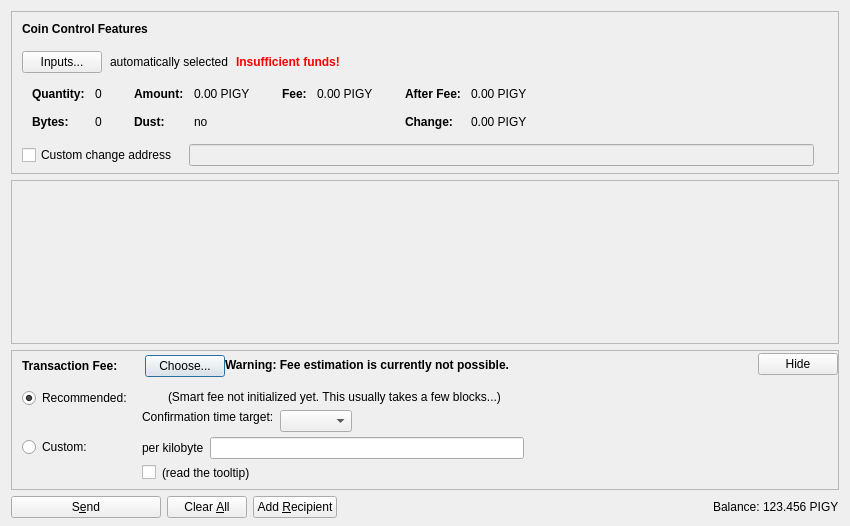
<?xml version="1.0" encoding="UTF-8"?>
<ui version="4.0">
 <class>SendCoinsDialog</class>
 <widget class="QDialog" name="SendCoinsDialog">
  <property name="geometry">
   <rect>
    <x>0</x>
    <y>0</y>
    <width>850</width>
    <height>526</height>
   </rect>
  </property>
  <property name="windowTitle">
   <string>Send Coins</string>
  </property>
  <layout class="QVBoxLayout" name="verticalLayout" stretch="0,1,0,0">
   <property name="bottomMargin">
    <number>8</number>
   </property>
   <item>
    <widget class="QFrame" name="frameCoinControl">
     <property name="sizePolicy">
      <sizepolicy hsizetype="Expanding" vsizetype="Expanding">
       <horstretch>0</horstretch>
       <verstretch>0</verstretch>
      </sizepolicy>
     </property>
     <property name="maximumSize">
      <size>
       <width>16777215</width>
       <height>16777215</height>
      </size>
     </property>
     <property name="frameShape">
      <enum>QFrame::StyledPanel</enum>
     </property>
     <property name="frameShadow">
      <enum>QFrame::Sunken</enum>
     </property>
     <layout class="QVBoxLayout" name="verticalLayoutCoinControl2">
      <property name="spacing">
       <number>0</number>
      </property>
      <property name="leftMargin">
       <number>0</number>
      </property>
      <property name="topMargin">
       <number>0</number>
      </property>
      <property name="rightMargin">
       <number>0</number>
      </property>
      <property name="bottomMargin">
       <number>6</number>
      </property>
      <item>
       <layout class="QVBoxLayout" name="verticalLayoutCoinControl" stretch="0,0,0,0,1">
        <property name="spacing">
         <number>0</number>
        </property>
        <property name="leftMargin">
         <number>10</number>
        </property>
        <property name="topMargin">
         <number>10</number>
        </property>
        <item>
         <layout class="QHBoxLayout" name="horizontalLayoutCoinControl1">
          <property name="bottomMargin">
           <number>15</number>
          </property>
          <item>
           <widget class="QLabel" name="labelCoinControlFeatures">
            <property name="sizePolicy">
             <sizepolicy hsizetype="Preferred" vsizetype="Maximum">
              <horstretch>0</horstretch>
              <verstretch>0</verstretch>
             </sizepolicy>
            </property>
            <property name="font">
             <font>
              <weight>75</weight>
              <bold>true</bold>
             </font>
            </property>
            <property name="styleSheet">
             <string notr="true">font-weight:bold;</string>
            </property>
            <property name="text">
             <string>Coin Control Features</string>
            </property>
           </widget>
          </item>
         </layout>
        </item>
        <item>
         <layout class="QHBoxLayout" name="horizontalLayoutCoinControl2" stretch="0,0,0,0">
          <property name="spacing">
           <number>8</number>
          </property>
          <property name="bottomMargin">
           <number>10</number>
          </property>
          <item>
           <widget class="QPushButton" name="pushButtonCoinControl">
            <property name="styleSheet">
             <string notr="true"/>
            </property>
            <property name="text">
             <string>Inputs...</string>
            </property>
            <property name="autoDefault">
             <bool>false</bool>
            </property>
           </widget>
          </item>
          <item>
           <widget class="QLabel" name="labelCoinControlAutomaticallySelected">
            <property name="text">
             <string>automatically selected</string>
            </property>
            <property name="margin">
             <number>5</number>
            </property>
           </widget>
          </item>
          <item>
           <widget class="QLabel" name="labelCoinControlInsuffFunds">
            <property name="font">
             <font>
              <weight>75</weight>
              <bold>true</bold>
             </font>
            </property>
            <property name="styleSheet">
             <string notr="true">color:red;font-weight:bold;</string>
            </property>
            <property name="text">
             <string>Insufficient funds!</string>
            </property>
            <property name="margin">
             <number>5</number>
            </property>
           </widget>
          </item>
          <item>
           <spacer name="horizontalSpacerCoinControl">
            <property name="orientation">
             <enum>Qt::Horizontal</enum>
            </property>
            <property name="sizeHint" stdset="0">
             <size>
              <width>40</width>
              <height>1</height>
             </size>
            </property>
           </spacer>
          </item>
         </layout>
        </item>
        <item>
         <widget class="QWidget" name="widgetCoinControl" native="true">
          <property name="sizePolicy">
           <sizepolicy hsizetype="Preferred" vsizetype="Preferred">
            <horstretch>0</horstretch>
            <verstretch>0</verstretch>
           </sizepolicy>
          </property>
          <property name="minimumSize">
           <size>
            <width>0</width>
            <height>0</height>
           </size>
          </property>
          <property name="styleSheet">
           <string notr="true"/>
          </property>
          <layout class="QHBoxLayout" name="horizontalLayoutCoinControl5">
           <property name="leftMargin">
            <number>0</number>
           </property>
           <property name="topMargin">
            <number>0</number>
           </property>
           <property name="rightMargin">
            <number>0</number>
           </property>
           <property name="bottomMargin">
            <number>0</number>
           </property>
           <item>
            <layout class="QHBoxLayout" name="horizontalLayoutCoinControl3" stretch="0,0,0,1">
             <property name="spacing">
              <number>20</number>
             </property>
             <property name="topMargin">
              <number>0</number>
             </property>
             <property name="bottomMargin">
              <number>10</number>
             </property>
             <item>
              <layout class="QFormLayout" name="formLayoutCoinControl1">
               <property name="horizontalSpacing">
                <number>10</number>
               </property>
               <property name="verticalSpacing">
                <number>14</number>
               </property>
               <property name="leftMargin">
                <number>10</number>
               </property>
               <property name="topMargin">
                <number>4</number>
               </property>
               <property name="rightMargin">
                <number>6</number>
               </property>
               <item row="0" column="0">
                <widget class="QLabel" name="labelCoinControlQuantityText">
                 <property name="font">
                  <font>
                   <weight>75</weight>
                   <bold>true</bold>
                  </font>
                 </property>
                 <property name="text">
                  <string>Quantity:</string>
                 </property>
                 <property name="margin">
                  <number>0</number>
                 </property>
                </widget>
               </item>
               <item row="0" column="1">
                <widget class="QLabel" name="labelCoinControlQuantity">
                 <property name="cursor">
                  <cursorShape>IBeamCursor</cursorShape>
                 </property>
                 <property name="contextMenuPolicy">
                  <enum>Qt::ActionsContextMenu</enum>
                 </property>
                 <property name="text">
                  <string notr="true">0</string>
                 </property>
                 <property name="margin">
                  <number>0</number>
                 </property>
                 <property name="textInteractionFlags">
                  <set>Qt::LinksAccessibleByMouse|Qt::TextSelectableByKeyboard|Qt::TextSelectableByMouse</set>
                 </property>
                </widget>
               </item>
               <item row="1" column="0">
                <widget class="QLabel" name="labelCoinControlBytesText">
                 <property name="font">
                  <font>
                   <weight>75</weight>
                   <bold>true</bold>
                  </font>
                 </property>
                 <property name="text">
                  <string>Bytes:</string>
                 </property>
                </widget>
               </item>
               <item row="1" column="1">
                <widget class="QLabel" name="labelCoinControlBytes">
                 <property name="cursor">
                  <cursorShape>IBeamCursor</cursorShape>
                 </property>
                 <property name="contextMenuPolicy">
                  <enum>Qt::ActionsContextMenu</enum>
                 </property>
                 <property name="text">
                  <string notr="true">0</string>
                 </property>
                 <property name="textInteractionFlags">
                  <set>Qt::LinksAccessibleByMouse|Qt::TextSelectableByKeyboard|Qt::TextSelectableByMouse</set>
                 </property>
                </widget>
               </item>
              </layout>
             </item>
             <item>
              <layout class="QFormLayout" name="formLayoutCoinControl2">
               <property name="horizontalSpacing">
                <number>10</number>
               </property>
               <property name="verticalSpacing">
                <number>14</number>
               </property>
               <property name="leftMargin">
                <number>6</number>
               </property>
               <property name="topMargin">
                <number>4</number>
               </property>
               <property name="rightMargin">
                <number>6</number>
               </property>
               <item row="0" column="0">
                <widget class="QLabel" name="labelCoinControlAmountText">
                 <property name="font">
                  <font>
                   <weight>75</weight>
                   <bold>true</bold>
                  </font>
                 </property>
                 <property name="text">
                  <string>Amount:</string>
                 </property>
                 <property name="margin">
                  <number>0</number>
                 </property>
                </widget>
               </item>
               <item row="0" column="1">
                <widget class="QLabel" name="labelCoinControlAmount">
                 <property name="cursor">
                  <cursorShape>IBeamCursor</cursorShape>
                 </property>
                 <property name="contextMenuPolicy">
                  <enum>Qt::ActionsContextMenu</enum>
                 </property>
                 <property name="text">
                  <string notr="true">0.00 PIGY</string>
                 </property>
                 <property name="textInteractionFlags">
                  <set>Qt::LinksAccessibleByMouse|Qt::TextSelectableByKeyboard|Qt::TextSelectableByMouse</set>
                 </property>
                </widget>
               </item>
               <item row="1" column="0">
                <widget class="QLabel" name="labelCoinControlLowOutputText">
                 <property name="font">
                  <font>
                   <weight>75</weight>
                   <bold>true</bold>
                  </font>
                 </property>
                 <property name="text">
                  <string>Dust:</string>
                 </property>
                </widget>
               </item>
               <item row="1" column="1">
                <widget class="QLabel" name="labelCoinControlLowOutput">
                 <property name="cursor">
                  <cursorShape>IBeamCursor</cursorShape>
                 </property>
                 <property name="contextMenuPolicy">
                  <enum>Qt::ActionsContextMenu</enum>
                 </property>
                 <property name="text">
                  <string notr="true">no</string>
                 </property>
                 <property name="textInteractionFlags">
                  <set>Qt::LinksAccessibleByMouse|Qt::TextSelectableByKeyboard|Qt::TextSelectableByMouse</set>
                 </property>
                </widget>
               </item>
              </layout>
             </item>
             <item>
              <layout class="QFormLayout" name="formLayoutCoinControl3">
               <property name="horizontalSpacing">
                <number>10</number>
               </property>
               <property name="verticalSpacing">
                <number>14</number>
               </property>
               <property name="leftMargin">
                <number>6</number>
               </property>
               <property name="topMargin">
                <number>4</number>
               </property>
               <property name="rightMargin">
                <number>6</number>
               </property>
               <item row="0" column="0">
                <widget class="QLabel" name="labelCoinControlFeeText">
                 <property name="font">
                  <font>
                   <weight>75</weight>
                   <bold>true</bold>
                  </font>
                 </property>
                 <property name="text">
                  <string>Fee:</string>
                 </property>
                 <property name="margin">
                  <number>0</number>
                 </property>
                </widget>
               </item>
               <item row="0" column="1">
                <widget class="QLabel" name="labelCoinControlFee">
                 <property name="cursor">
                  <cursorShape>IBeamCursor</cursorShape>
                 </property>
                 <property name="contextMenuPolicy">
                  <enum>Qt::ActionsContextMenu</enum>
                 </property>
                 <property name="text">
                  <string notr="true">0.00 PIGY</string>
                 </property>
                 <property name="textInteractionFlags">
                  <set>Qt::LinksAccessibleByMouse|Qt::TextSelectableByKeyboard|Qt::TextSelectableByMouse</set>
                 </property>
                </widget>
               </item>
              </layout>
             </item>
             <item>
              <layout class="QFormLayout" name="formLayoutCoinControl4">
               <property name="horizontalSpacing">
                <number>10</number>
               </property>
               <property name="verticalSpacing">
                <number>14</number>
               </property>
               <property name="leftMargin">
                <number>6</number>
               </property>
               <property name="topMargin">
                <number>4</number>
               </property>
               <property name="rightMargin">
                <number>6</number>
               </property>
               <item row="0" column="0">
                <widget class="QLabel" name="labelCoinControlAfterFeeText">
                 <property name="font">
                  <font>
                   <weight>75</weight>
                   <bold>true</bold>
                  </font>
                 </property>
                 <property name="text">
                  <string>After Fee:</string>
                 </property>
                 <property name="margin">
                  <number>0</number>
                 </property>
                </widget>
               </item>
               <item row="0" column="1">
                <widget class="QLabel" name="labelCoinControlAfterFee">
                 <property name="cursor">
                  <cursorShape>IBeamCursor</cursorShape>
                 </property>
                 <property name="contextMenuPolicy">
                  <enum>Qt::ActionsContextMenu</enum>
                 </property>
                 <property name="text">
                  <string notr="true">0.00 PIGY</string>
                 </property>
                 <property name="textInteractionFlags">
                  <set>Qt::LinksAccessibleByMouse|Qt::TextSelectableByKeyboard|Qt::TextSelectableByMouse</set>
                 </property>
                </widget>
               </item>
               <item row="1" column="0">
                <widget class="QLabel" name="labelCoinControlChangeText">
                 <property name="font">
                  <font>
                   <weight>75</weight>
                   <bold>true</bold>
                  </font>
                 </property>
                 <property name="text">
                  <string>Change:</string>
                 </property>
                </widget>
               </item>
               <item row="1" column="1">
                <widget class="QLabel" name="labelCoinControlChange">
                 <property name="cursor">
                  <cursorShape>IBeamCursor</cursorShape>
                 </property>
                 <property name="contextMenuPolicy">
                  <enum>Qt::ActionsContextMenu</enum>
                 </property>
                 <property name="text">
                  <string notr="true">0.00 PIGY</string>
                 </property>
                 <property name="textInteractionFlags">
                  <set>Qt::LinksAccessibleByMouse|Qt::TextSelectableByKeyboard|Qt::TextSelectableByMouse</set>
                 </property>
                </widget>
               </item>
              </layout>
             </item>
            </layout>
           </item>
          </layout>
         </widget>
        </item>
        <item>
         <layout class="QHBoxLayout" name="horizontalLayoutCoinControl4" stretch="0,0,0">
          <property name="spacing">
           <number>12</number>
          </property>
          <property name="sizeConstraint">
           <enum>QLayout::SetDefaultConstraint</enum>
          </property>
          <property name="topMargin">
           <number>5</number>
          </property>
          <property name="rightMargin">
           <number>5</number>
          </property>
          <item>
           <widget class="QCheckBox" name="checkBoxCoinControlChange">
            <property name="toolTip">
             <string>If this is activated, but the change address is empty or invalid, change will be sent to a newly generated address.</string>
            </property>
            <property name="text">
             <string>Custom change address</string>
            </property>
           </widget>
          </item>
          <item>
           <widget class="QValidatedLineEdit" name="lineEditCoinControlChange">
            <property name="enabled">
             <bool>false</bool>
            </property>
            <property name="sizePolicy">
             <sizepolicy hsizetype="Expanding" vsizetype="Fixed">
              <horstretch>0</horstretch>
              <verstretch>0</verstretch>
             </sizepolicy>
            </property>
           </widget>
          </item>
          <item>
           <widget class="QLabel" name="labelCoinControlChangeLabel">
            <property name="sizePolicy">
             <sizepolicy hsizetype="Preferred" vsizetype="Expanding">
              <horstretch>0</horstretch>
              <verstretch>0</verstretch>
             </sizepolicy>
            </property>
            <property name="minimumSize">
             <size>
              <width>0</width>
              <height>0</height>
             </size>
            </property>
            <property name="text">
             <string/>
            </property>
            <property name="margin">
             <number>3</number>
            </property>
           </widget>
          </item>
         </layout>
        </item>
        <item>
         <spacer name="verticalSpacerCoinControl">
          <property name="orientation">
           <enum>Qt::Vertical</enum>
          </property>
          <property name="sizeHint" stdset="0">
           <size>
            <width>800</width>
            <height>1</height>
           </size>
          </property>
         </spacer>
        </item>
       </layout>
      </item>
     </layout>
    </widget>
   </item>
   <item>
    <widget class="QScrollArea" name="scrollArea">
     <property name="widgetResizable">
      <bool>true</bool>
     </property>
     <widget class="QWidget" name="scrollAreaWidgetContents">
      <property name="geometry">
       <rect>
        <x>0</x>
        <y>0</y>
        <width>830</width>
        <height>104</height>
       </rect>
      </property>
      <layout class="QVBoxLayout" name="verticalLayout_2" stretch="0,1">
       <property name="leftMargin">
        <number>0</number>
       </property>
       <property name="topMargin">
        <number>0</number>
       </property>
       <property name="rightMargin">
        <number>0</number>
       </property>
       <property name="bottomMargin">
        <number>0</number>
       </property>
       <item>
        <layout class="QVBoxLayout" name="entries">
         <property name="spacing">
          <number>6</number>
         </property>
        </layout>
       </item>
       <item>
        <spacer name="verticalSpacer">
         <property name="orientation">
          <enum>Qt::Vertical</enum>
         </property>
         <property name="sizeHint" stdset="0">
          <size>
           <width>20</width>
           <height>40</height>
          </size>
         </property>
        </spacer>
       </item>
      </layout>
     </widget>
    </widget>
   </item>
   <item>
    <widget class="QFrame" name="frameFee">
     <property name="sizePolicy">
      <sizepolicy hsizetype="Expanding" vsizetype="Expanding">
       <horstretch>0</horstretch>
       <verstretch>0</verstretch>
      </sizepolicy>
     </property>
     <property name="maximumSize">
      <size>
       <width>16777215</width>
       <height>16777215</height>
      </size>
     </property>
     <property name="frameShape">
      <enum>QFrame::StyledPanel</enum>
     </property>
     <property name="frameShadow">
      <enum>QFrame::Sunken</enum>
     </property>
     <layout class="QVBoxLayout" name="verticalLayoutFee1">
      <property name="spacing">
       <number>0</number>
      </property>
      <property name="leftMargin">
       <number>0</number>
      </property>
      <property name="topMargin">
       <number>0</number>
      </property>
      <property name="rightMargin">
       <number>0</number>
      </property>
      <property name="bottomMargin">
       <number>0</number>
      </property>
      <item>
       <layout class="QVBoxLayout" name="verticalLayoutFee2" stretch="0,0,0">
        <property name="spacing">
         <number>0</number>
        </property>
        <property name="leftMargin">
         <number>10</number>
        </property>
        <property name="topMargin">
         <number>0</number>
        </property>
        <item>
         <layout class="QHBoxLayout" name="horizontalLayoutFee1">
          <property name="bottomMargin">
           <number>0</number>
          </property>
          <item>
           <layout class="QVBoxLayout" name="verticalLayoutFee7">
            <property name="spacing">
             <number>0</number>
            </property>
            <item>
             <spacer name="verticalSpacerSmartFee">
              <property name="orientation">
               <enum>Qt::Vertical</enum>
              </property>
              <property name="sizeType">
               <enum>QSizePolicy::Fixed</enum>
              </property>
              <property name="sizeHint" stdset="0">
               <size>
                <width>1</width>
                <height>4</height>
               </size>
              </property>
             </spacer>
            </item>
            <item>
             <layout class="QHBoxLayout" name="horizontalLayoutSmartFee">
              <property name="spacing">
               <number>10</number>
              </property>
              <item>
               <widget class="QLabel" name="labelFeeHeadline">
                <property name="sizePolicy">
                 <sizepolicy hsizetype="Preferred" vsizetype="Maximum">
                  <horstretch>0</horstretch>
                  <verstretch>0</verstretch>
                 </sizepolicy>
                </property>
                <property name="font">
                 <font>
                  <weight>75</weight>
                  <bold>true</bold>
                 </font>
                </property>
                <property name="styleSheet">
                 <string notr="true">font-weight:bold;</string>
                </property>
                <property name="text">
                 <string>Transaction Fee:</string>
                </property>
               </widget>
              </item>
              <item>
               <widget class="QLabel" name="labelFeeMinimized">
                <property name="text">
                 <string/>
                </property>
               </widget>
              </item>
              <item>
               <widget class="QPushButton" name="buttonChooseFee">
                <property name="text">
                 <string>Choose...</string>
                </property>
               </widget>
              </item>
             </layout>
            </item>
            <item>
             <spacer name="verticalSpacer_5">
              <property name="orientation">
               <enum>Qt::Vertical</enum>
              </property>
              <property name="sizeHint" stdset="0">
               <size>
                <width>1</width>
                <height>1</height>
               </size>
              </property>
             </spacer>
            </item>
           </layout>
          </item>
          <item>
           <widget class="QLabel" name="fallbackFeeWarningLabel">
            <property name="toolTip">
             <string>Using the fallbackfee can result in sending a transaction that will take several hours or days (or never) to confirm. Consider choosing your fee manually or wait until you have validated the complete chain.</string>
            </property>
            <property name="font">
            <font>
                <weight>75</weight>
                <bold>true</bold>
            </font>
            </property>
            <property name="text">
             <string>Warning: Fee estimation is currently not possible.</string>
            </property>
            <property name="wordWrap">
             <bool>false</bool>
            </property>
           </widget>
          </item>
          <item>
           <spacer name="horizontalSpacer_4">
            <property name="orientation">
             <enum>Qt::Horizontal</enum>
            </property>
            <property name="sizeType">
             <enum>QSizePolicy::MinimumExpanding</enum>
            </property>
            <property name="sizeHint" stdset="0">
             <size>
              <width>40</width>
              <height>20</height>
             </size>
            </property>
           </spacer>
          </item>
          <item>
           <widget class="QPushButton" name="buttonMinimizeFee">
            <property name="toolTip">
             <string>collapse fee-settings</string>
            </property>
            <property name="text">
             <string>Hide</string>
            </property>
           </widget>
          </item>
         </layout>
        </item>
        <item>
         <widget class="QFrame" name="frameFeeSelection">
          <layout class="QVBoxLayout" name="verticalLayoutFee12">
           <property name="spacing">
            <number>0</number>
           </property>
           <property name="leftMargin">
            <number>0</number>
           </property>
           <property name="topMargin">
            <number>0</number>
           </property>
           <property name="rightMargin">
            <number>0</number>
           </property>
           <property name="bottomMargin">
            <number>0</number>
           </property>
           <item>
            <layout class="QGridLayout" name="gridLayoutFee">
             <property name="topMargin">
              <number>10</number>
             </property>
             <property name="bottomMargin">
              <number>4</number>
             </property>
             <property name="horizontalSpacing">
              <number>10</number>
             </property>
             <property name="verticalSpacing">
              <number>4</number>
             </property>
             <item row="1" column="1">
              <layout class="QVBoxLayout" name="verticalLayoutFee8">
               <property name="spacing">
                <number>6</number>
               </property>
               <item>
                <layout class="QHBoxLayout" name="horizontalLayoutFee13">
                 <item>
                  <widget class="QLabel" name="labelCustomPerKilobyte">
                   <property name="toolTip">
                    <string>Specify a custom fee per kB (1,000 bytes) of the transaction's virtual size.

Note:  Since the fee is calculated on a per-byte basis, a fee of "100 satoshis per kB" for a transaction size of 500 bytes (half of 1 kB) would ultimately yield a fee of only 50 satoshis.</string>
                   </property>
                   <property name="text">
                    <string>per kilobyte</string>
                   </property>
                  </widget>
                 </item>
                 <item>
                  <widget class="PigycoinAmountField" name="customFee"/>
                 </item>
                 <item>
                  <spacer name="horizontalSpacer_6">
                   <property name="orientation">
                    <enum>Qt::Horizontal</enum>
                   </property>
                   <property name="sizeHint" stdset="0">
                    <size>
                     <width>1</width>
                     <height>1</height>
                    </size>
                   </property>
                  </spacer>
                 </item>
                </layout>
               </item>
               <item>
                <layout class="QHBoxLayout" name="horizontalLayoutFee8">
                 <item>
                  <widget class="QCheckBox" name="checkBoxMinimumFee">
                   <property name="toolTip">
                    <string>Paying only the minimum fee is just fine as long as there is less transaction volume than space in the blocks. But be aware that this can end up in a never confirming transaction once there is more demand for pigycoin transactions than the network can process.</string>
                   </property>
                   <property name="text">
                    <string/>
                   </property>
                  </widget>
                 </item>
                 <item>
                  <widget class="QLabel" name="labelMinFeeWarning">
                   <property name="enabled">
                    <bool>true</bool>
                   </property>
                   <property name="toolTip">
                    <string>Paying only the minimum fee is just fine as long as there is less transaction volume than space in the blocks. But be aware that this can end up in a never confirming transaction once there is more demand for pigycoin transactions than the network can process.</string>
                   </property>
                   <property name="text">
                    <string>(read the tooltip)</string>
                   </property>
                   <property name="margin">
                    <number>5</number>
                   </property>
                  </widget>
                 </item>
                 <item>
                  <spacer name="horizontalSpacer_2">
                   <property name="orientation">
                    <enum>Qt::Horizontal</enum>
                   </property>
                   <property name="sizeHint" stdset="0">
                    <size>
                     <width>1</width>
                     <height>1</height>
                    </size>
                   </property>
                  </spacer>
                 </item>
                </layout>
               </item>
              </layout>
             </item>
             <item row="0" column="0">
              <layout class="QVBoxLayout" name="verticalLayoutFee4" stretch="0,1">
               <item>
                <widget class="QRadioButton" name="radioSmartFee">
                 <property name="text">
                  <string>Recommended:</string>
                 </property>
                 <property name="checked">
                  <bool>true</bool>
                 </property>
                 <attribute name="buttonGroup">
                  <string notr="true">groupFee</string>
                 </attribute>
                </widget>
               </item>
               <item>
                <spacer name="verticalSpacer_2">
                 <property name="orientation">
                  <enum>Qt::Vertical</enum>
                 </property>
                 <property name="sizeHint" stdset="0">
                  <size>
                   <width>1</width>
                   <height>1</height>
                  </size>
                 </property>
                </spacer>
               </item>
              </layout>
             </item>
             <item row="1" column="0">
              <layout class="QVBoxLayout" name="verticalLayoutFee9" stretch="0,1">
               <item>
                <widget class="QRadioButton" name="radioCustomFee">
                 <property name="text">
                  <string>Custom:</string>
                 </property>
                 <attribute name="buttonGroup">
                  <string notr="true">groupFee</string>
                 </attribute>
                </widget>
               </item>
               <item>
                <spacer name="verticalSpacer_6">
                 <property name="orientation">
                  <enum>Qt::Vertical</enum>
                 </property>
                 <property name="sizeHint" stdset="0">
                  <size>
                   <width>1</width>
                   <height>1</height>
                  </size>
                 </property>
                </spacer>
               </item>
              </layout>
             </item>
             <item row="0" column="1">
              <layout class="QVBoxLayout" name="verticalLayoutFee3" stretch="0,0,1">
               <property name="spacing">
                <number>6</number>
               </property>
               <property name="topMargin">
                <number>2</number>
               </property>
               <item>
                <layout class="QHBoxLayout" name="horizontalLayoutFee12">
                 <item>
                  <widget class="QLabel" name="labelSmartFee">
                   <property name="text">
                    <string/>
                   </property>
                   <property name="margin">
                    <number>2</number>
                   </property>
                  </widget>
                 </item>
                 <item>
                  <widget class="QLabel" name="labelFeeEstimation">
                   <property name="text">
                    <string/>
                   </property>
                  </widget>
                 </item>
                 <item>
                  <widget class="QLabel" name="labelSmartFee2">
                   <property name="text">
                    <string>(Smart fee not initialized yet. This usually takes a few blocks...)</string>
                   </property>
                   <property name="margin">
                    <number>2</number>
                   </property>
                  </widget>
                 </item>
                 <item>
                  <spacer name="horizontalSpacer_5">
                   <property name="orientation">
                    <enum>Qt::Horizontal</enum>
                   </property>
                   <property name="sizeHint" stdset="0">
                    <size>
                     <width>1</width>
                     <height>1</height>
                    </size>
                   </property>
                  </spacer>
                 </item>
                </layout>
               </item>
               <item>
                <layout class="QHBoxLayout" name="horizontalLayoutFee9">
                 <item>
                  <layout class="QVBoxLayout" name="verticalLayoutFee6">
                   <item>
                    <widget class="QLabel" name="labelSmartFee3">
                     <property name="text">
                      <string>Confirmation time target:</string>
                     </property>
                     <property name="margin">
                      <number>2</number>
                     </property>
                    </widget>
                   </item>
                   <item>
                    <spacer name="verticalSpacer_3">
                     <property name="orientation">
                      <enum>Qt::Vertical</enum>
                     </property>
                     <property name="sizeHint" stdset="0">
                      <size>
                       <width>1</width>
                       <height>1</height>
                      </size>
                     </property>
                    </spacer>
                   </item>
                  </layout>
                 </item>
                 <item>
                  <layout class="QVBoxLayout" name="verticalLayoutFee5">
                   <property name="rightMargin">
                    <number>30</number>
                   </property>
                   <item>
                    <layout class="QHBoxLayout" name="horizontalLayoutConfTarget">
                     <property name="bottomMargin">
                      <number>0</number>
                     </property>
                     <item>
                      <widget class="QComboBox" name="confTargetSelector"/>
                     </item>
                     <item>
                      <spacer name="horizontalSpacerConfTarget">
                       <property name="orientation">
                        <enum>Qt::Horizontal</enum>
                       </property>
                       <property name="sizeHint" stdset="0">
                        <size>
                         <width>40</width>
                         <height>20</height>
                        </size>
                       </property>
                      </spacer>
                     </item>
                    </layout>
                   </item>
                  </layout>
                 </item>
                </layout>
               </item>
               <item>
                <spacer name="verticalSpacer_4">
                 <property name="orientation">
                  <enum>Qt::Vertical</enum>
                 </property>
                 <property name="sizeHint" stdset="0">
                  <size>
                   <width>1</width>
                   <height>1</height>
                  </size>
                 </property>
                </spacer>
               </item>
              </layout>
             </item>
            </layout>
           </item>
          </layout>
         </widget>
        </item>
        <item>
         <spacer name="verticalSpacerFee">
          <property name="orientation">
           <enum>Qt::Vertical</enum>
          </property>
          <property name="sizeHint" stdset="0">
           <size>
            <width>40</width>
            <height>5</height>
           </size>
          </property>
         </spacer>
        </item>
       </layout>
      </item>
     </layout>
    </widget>
   </item>
   <item>
    <layout class="QHBoxLayout" name="horizontalLayout">
     <item>
      <widget class="QPushButton" name="sendButton">
       <property name="minimumSize">
        <size>
         <width>150</width>
         <height>0</height>
        </size>
       </property>
       <property name="toolTip">
        <string>Confirm the send action</string>
       </property>
       <property name="text">
        <string>S&amp;end</string>
       </property>
       <property name="icon">
        <iconset resource="../pigycoin.qrc">
         <normaloff>:/icons/send</normaloff>:/icons/send</iconset>
       </property>
       <property name="autoDefault">
        <bool>false</bool>
       </property>
       <property name="default">
        <bool>false</bool>
       </property>
      </widget>
     </item>
     <item>
      <widget class="QPushButton" name="clearButton">
       <property name="sizePolicy">
        <sizepolicy hsizetype="Minimum" vsizetype="Fixed">
         <horstretch>0</horstretch>
         <verstretch>0</verstretch>
        </sizepolicy>
       </property>
       <property name="toolTip">
        <string>Clear all fields of the form.</string>
       </property>
       <property name="text">
        <string>Clear &amp;All</string>
       </property>
       <property name="icon">
        <iconset resource="../pigycoin.qrc">
         <normaloff>:/icons/remove</normaloff>:/icons/remove</iconset>
       </property>
       <property name="autoDefault">
        <bool>false</bool>
       </property>
      </widget>
     </item>
     <item>
      <widget class="QPushButton" name="addButton">
       <property name="toolTip">
        <string>Send to multiple recipients at once</string>
       </property>
       <property name="text">
        <string>Add &amp;Recipient</string>
       </property>
       <property name="icon">
        <iconset resource="../pigycoin.qrc">
         <normaloff>:/icons/add</normaloff>:/icons/add</iconset>
       </property>
       <property name="autoDefault">
        <bool>false</bool>
       </property>
      </widget>
     </item>
     <item>
      <spacer name="horizontalSpacer">
       <property name="orientation">
        <enum>Qt::Horizontal</enum>
       </property>
       <property name="sizeHint" stdset="0">
        <size>
         <width>40</width>
         <height>20</height>
        </size>
       </property>
      </spacer>
     </item>
     <item>
      <layout class="QHBoxLayout" name="horizontalLayout_2">
       <property name="spacing">
        <number>3</number>
       </property>
       <item>
        <widget class="QLabel" name="label">
         <property name="sizePolicy">
          <sizepolicy hsizetype="Preferred" vsizetype="Fixed">
           <horstretch>0</horstretch>
           <verstretch>0</verstretch>
          </sizepolicy>
         </property>
         <property name="text">
          <string>Balance:</string>
         </property>
        </widget>
       </item>
       <item>
        <widget class="QLabel" name="labelBalance">
         <property name="sizePolicy">
          <sizepolicy hsizetype="Preferred" vsizetype="Fixed">
           <horstretch>0</horstretch>
           <verstretch>0</verstretch>
          </sizepolicy>
         </property>
         <property name="cursor">
          <cursorShape>IBeamCursor</cursorShape>
         </property>
         <property name="text">
          <string notr="true">123.456 PIGY</string>
         </property>
         <property name="textInteractionFlags">
          <set>Qt::LinksAccessibleByMouse|Qt::TextSelectableByKeyboard|Qt::TextSelectableByMouse</set>
         </property>
        </widget>
       </item>
      </layout>
     </item>
    </layout>
   </item>
  </layout>
 </widget>
 <customwidgets>
  <customwidget>
   <class>QValidatedLineEdit</class>
   <extends>QLineEdit</extends>
   <header>qt/qvalidatedlineedit.h</header>
  </customwidget>
  <customwidget>
   <class>PigycoinAmountField</class>
   <extends>QLineEdit</extends>
   <header>qt/pigycoinamountfield.h</header>
   <container>1</container>
  </customwidget>
 </customwidgets>
 <resources>
  <include location="../pigycoin.qrc"/>
 </resources>
 <connections/>
 <buttongroups>
  <buttongroup name="groupFee"/>
 </buttongroups>
</ui>
